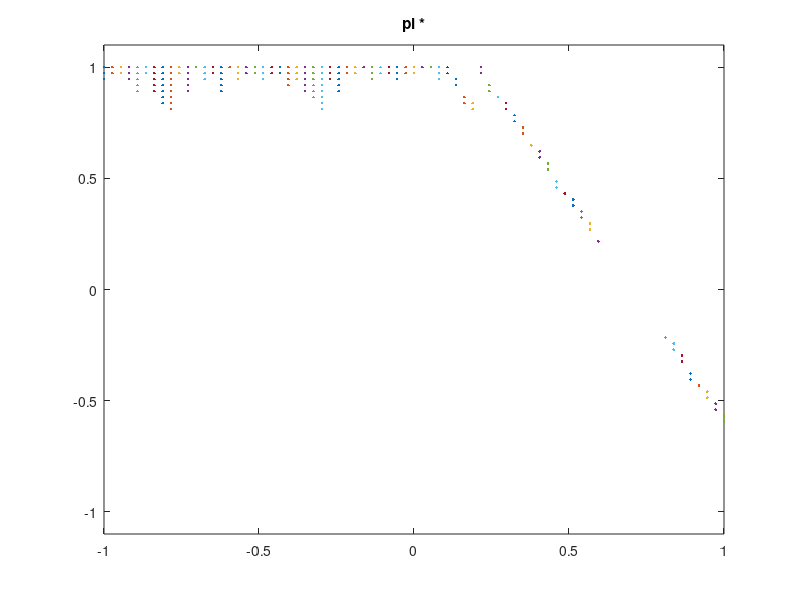
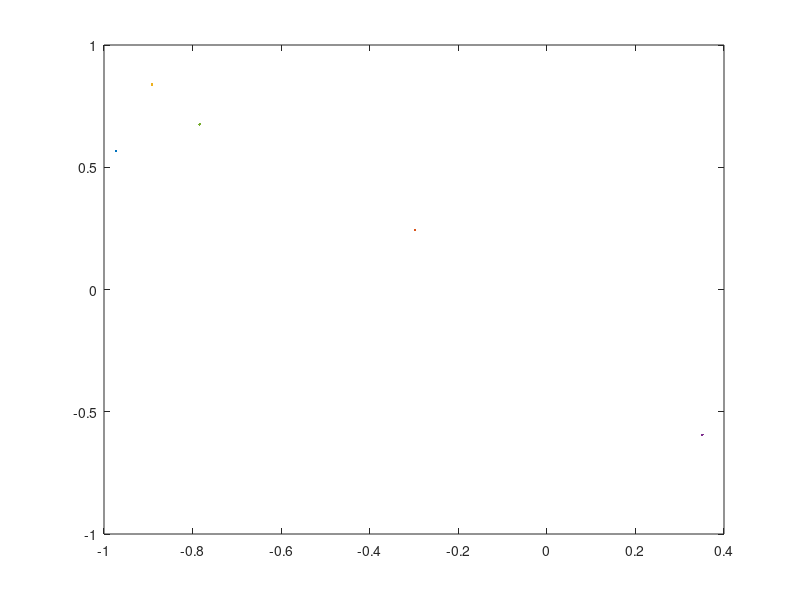

These charts were generated, in order, by the following MATLAB code: (Note: this script raises an error after producing the figures.)

close all;
clear all;

discretization=75;
gamma=0.9;

A=-1:2/(discretization-1):1;
S=-1:2/(discretization-1):1;

R_absorbing = 0;

function x=gauss(x,m,s)
  inv_sqrt_2pi = 0.3989422804014327;
  a=(x - m) / s;
  x = (inv_sqrt_2pi / s) * exp(-0.5 * a * a);
endfunction

function x = R_solo(s)
    x = -1 + gauss(s, 0.7, 0.05);
%    if(s < -0.3)
%      x = -1 + gauss(s, -0.3, 0.05);
%    else
%      x= -1;
%    endif
endfunction

function x = R(s)
  if size(s, 2) == 1
    x = R_solo(s);
  else
    x=zeros(size(s));
    for i=1:size(s, 2)
      x(i) = R_solo(s(i));
    endfor
  endif
endfunction

function x = T(s, a)
    x = s + a / 2.;
%    x1 = 0.5*s+ sin(a-0.5);
%    x2 = tanh(s * a + 0.2);
%    x3 = tanh(abs(s)-a);
%    x = (x1+x2 +x3);
%    xmin = -0.68461;
%    xmax= 1.8131;
%    x = ((2*(x - xmin))/(xmax-xmin)) -1;
endfunction

%return


% value iteration
V = zeros(1, discretization);
diffV = 1;
iter=0;
while diffV > 0.00001
  oldV=V;
  for i=1:size(V,2)
    bestVal = -inf;
    if R(S(i)) >= R_absorbing
      bestVal = -inf;
    else 
      for a=A
        sp=T(S(i), a);
        [_idc, sp_index] = min(abs(sp - S));
        possible_val = R(S(sp_index));
        if( R(S(sp_index))  < R_absorbing )
          possible_val = possible_val + gamma * V(sp_index);
        endif
        if(bestVal < possible_val)
          bestVal = possible_val;
        endif
      endfor
    endif
    V(i) = bestVal;
  endfor
  iter= iter + 1;
  diffV = sum(abs(oldV - V));
  if iter < 15
    diffV = 1;
  endif
endwhile
printf('value iteration : %d iter\n', iter);


% best policy
%p = zeros(1, discretization);
clear p
for i=1:discretization
  if(R(S(i)) >= R_absorbing)
      p{i}=[];
  else
  bestVal = -inf;
  indBestVal = A(1);
  p{i}=[A(1)];
  for a=A
    sp=T(S(i), a);
    [_idc, sp_index] = min(abs(sp - S));
    possible_val = R(S(sp_index));
    if( R(S(sp_index))  < R_absorbing )
         possible_val = possible_val + gamma * V(sp_index);
    endif
    if(bestVal < possible_val)
      bestVal = possible_val;
      indBestVal = a;
      p{i}= [indBestVal];
    elseif(bestVal == possible_val)
      p{i}= [p{i} a];
    endif
  endfor
    %p(i) = indBestVal;
  endif
endfor

clear V

% value iteration Q
Q = zeros(discretization, discretization);
diffQ = 1;
iter=0;
while diffQ > 0.0001
  oldQ=Q;
  for i=1:size(Q,1)
    for j=1:size(Q,2)
      if(R(S(i)) >= R_absorbing)
        Q(i,j) = -inf;
      else 
        sp=T(S(i), A(j));
        [_idc, sp_index] = min(abs(sp - S));
        Q(i,j) = R(S(sp_index)) ;
        if( R(S(sp_index))  < R_absorbing )
          Q(i,j) = Q(i,j)  + gamma * max(Q(sp_index, :));
        endif
      endif
    endfor
  endfor
  iter= iter + 1;
  diffQ = sum(sum(abs(oldQ - Q)));
   if iter < 25
    diffQ = 1;
  endif
endwhile
printf('value iteration : %d iter\n', iter);


figure
for i=1:discretization
  plot(ones(1, size(p{i},2))*S(i), p{i},'.'); hold on;
endfor
title('pi *')
ylim([-1.1 1.1])

%h1=figure;
%for k=1:S_REQUIERED
%  is = samples(k,1);
%  ia = samples(k,2);
%  plot(S(is),A(ia)); hold on;
%endfor
%title('SxA pi')
%axis([-1 1 -1 1])
%
%h2=figure;
%for k=1:S_REQUIERED
%  is = samples(k,1);
%  rvs = samples(k,5);
%  plot(S(is),rvs); hold on;
%endfor
%title('SxV score')
%axis([-1 1 0 1])

function samples = generateSample(samples, S_REQUIERED,S, A, R_absorbing, Q, gamma)
  for k=1:S_REQUIERED
    is=randi(size(S,2));
    while ( R(S(is)) >= R_absorbing)
      is=randi(size(S,2));  
    endwhile
    
    ia=randi(size(A,2));
    next_RVs = Q(is,ia);
    
    samples(end+1, :)=[is, ia, 0, next_RVs];
  endfor

  %normalize Rvs
  a=min(samples(:,4));
  b=max(samples(:,4));
  samples(:,3)=(samples(:,4) - a)/(b-a);

endfunction

function samples = generateSample2(samples, S_REQUIERED,S, A, R_absorbing, Q, gamma,iMrvs)
  for k=1:S_REQUIERED
    is=randi(size(S,2));
    while ( R(S(is)) >= R_absorbing)
      is=randi(size(S,2));  
    endwhile
    
    %ia=samples(iMrvs(is),2)+randi(7)-4;
    ia=samples(iMrvs(is),2)+int64(randn(1)*size(A,2)/3);
    ia=max(ia, 1);
    ia=min(ia, size(A,2));
    next_RVs = Q(is,ia);
    
    samples(end+1, :)=[is, ia, 0, next_RVs];
  endfor

  %normalize Rvs
  a=min(samples(:,4));
  b=max(samples(:,4));
  samples(:,3)=(samples(:,4) - a)/(b-a);

endfunction

%compute Frontier
function y = kernel(s, s2, w )
  #gaussian
  y = gauss(s, s2, w)*(w/0.3989422804014327);
  
  #triangular
  #y = (1 - w *abs(s-s2));
  
  #epanechnikov
  #y = (1 - w *(s-s2)*(s-s2));
  
  #quadratic
  #y = (1 - w *(s-s2)*(s-s2))*(1 - w *(s-s2)*(s-s2));
endfunction

function eff= efficacite_sigma(samples, sigma, S, Q, p, A)
  efficacity=zeros(1,size(S,2));
  phat=zeros(1,size(S,2));
  Mrvs=zeros(1,size(S,2));
  iMrvs=zeros(1,size(S,2));
   %for i=1:size(S,2)
   for i=randperm(size(S,2))
    clear local_rvs;
    for j=1:size(samples,1)
      local_rvs(end+1) = kernel(S(i), S(samples(j,1)), sigma)*samples(j,3);
    endfor
    [Mrvs(i), iMrvs(i)] = max(local_rvs);
    phat(i) = A(samples(iMrvs(i),2));
    if(size(p{i},2) == 0)
    efficacity(i) = 0;
    else
      efficacity(i) = min(abs(phat(i) - p{i}));
      current_eff = Q(i,samples(iMrvs(i),2));

      if(sum(samples (:,1) == i) >0)
        sample_efficacity(end+1)=efficacity(i);
      endif
    endif
   endfor
  eff= mean(efficacity);

endfunction

#400 gauss 0.12190
#400 trian  0.086440
#400 epanechnikov  0.097
#400 quadra 0.11710


S_REQUIERED=4;
samples=[];

sigma=rand;
sigma_init=sigma;

%samples = generateSample(samples, 70, S, A, R_absorbing, Q,gamma);
samples = generateSample(samples, 5, S, A, R_absorbing, Q,gamma);

h5=figure
%while (abs(old_sigma - sigma) > 0.000001)
%for pp=1:500
for pp=1:0

  old_sigma = sigma;

  %if( mod(pp, 10) == 0)
    %samples = generateSample2(samples, S_REQUIERED, S, A, R_absorbing, Q, gamma,iMrvs);
  %endif
    
  want_increase=[];
  want_decrease=[];
  efficacity=zeros(1,size(S,2));
  clear sample_efficacity;
  phat=zeros(1,size(S,2));
  Mrvs=zeros(1,size(S,2));
  iMrvs=zeros(1,size(S,2));
   %for i=1:size(S,2)
   for i=randperm(size(S,2))
    clear local_rvs;
    for j=1:size(samples,1)
      local_rvs(end+1) = kernel(S(i), S(samples(j,1)), sigma)*samples(j,3);
    endfor
    [Mrvs(i), iMrvs(i)] = max(local_rvs);
    phat(i) = A(samples(iMrvs(i),2));
    if(size(p{i},2) == 0)
    efficacity(i) = 0;
    else
      efficacity(i) = min(abs(phat(i) - p{i}));
      current_eff = Q(i,samples(iMrvs(i),2));
      
      %deducting over sigma
      %state is in the sample
      for j=find(samples (:,1) == i)'
        save_val = local_rvs;
        local_rvs(j)=-Inf;
        local_rvs(find(samples(:,1) == samples(j,1)))=-Inf; %same s
        local_rvs(find(samples(:,3) <= samples(j,3) +0.001))=-Inf; %lower rvs
        
        [idc, iMrvs_diff_than_me] = max(local_rvs);
        %phat_diff_than_me = A(samples(iMrvs_diff_than_me,2));
        %efficacity_diff_than_me = min(abs(phat_diff_than_me - p{i}));
        efficacity_diff_than_me = Q(i, samples(iMrvs_diff_than_me,2));
        
        %own_eff = min(abs(A(samples(j,2)) - p{i}));
        own_eff = Q(samples(j,1), samples(j,2));
        % i am better than the max without being it & the max is not on the same s & i should be the higher rvs in this state
        if(own_eff > current_eff && iMrvs(i) != j && samples(iMrvs(i) ,1) != samples(j,1) ) && samples(j,3) > 0
          wanted_sigma = ifelse(samples(iMrvs(i),3) > samples(j,3), log(samples(iMrvs(i),3)/samples(j,3)) , log(samples(j,3)/samples(iMrvs(i),3)));
          dist = (S(samples(iMrvs(i),1)) - S(samples(j,1)));
          dist = dist * dist;
          wanted_sigma = sqrt(dist/(2 * wanted_sigma));
  %        printf('decrease sigma in %f ->  (wanted) %f \n', S(samples(j,1)), wanted_sigma);
          want_decrease(end+1)=wanted_sigma;
          sigma = sigma + 0.01 * (wanted_sigma - sigma);

        %i am worst than the max(without me), but it's me +diff state + high rvs
        elseif (own_eff < efficacity_diff_than_me && iMrvs(i) == j) 
          wanted_sigma = ifelse(samples(iMrvs_diff_than_me,3) > samples(j,3), log(samples(iMrvs_diff_than_me,3)/samples(j,3)), log(samples(j,3)/samples(iMrvs_diff_than_me,3)));
          dist = (S(samples(iMrvs_diff_than_me,1)) - S(samples(j,1)));
          dist = dist * dist;
          wanted_sigma = sqrt(dist/(2 * wanted_sigma));
  %        printf('increase sigma in %f -> (wanted) %f \n', S(samples(j,1)), wanted_sigma);
          sigma = sigma + 0.01 * (wanted_sigma - sigma);
          want_increase(end+1)=wanted_sigma;
        else
          %printf('sigma ok\n');
        endif
        
         local_rvs = save_val;
      endfor
      
      if(sum(samples (:,1) == i) >0)
        sample_efficacity(end+1)=efficacity(i);
      endif
      
  %    if(size(want_increase, 2) > 0 && size(want_decrease, 2) > 0 )
  %      sigma = ((max(want_increase) - min(want_decrease))/2) ;
  %    elseif (size(want_increase, 2) > 0)
  %      sigma = max(want_increase) + 0.01;
  %    elseif (size(want_decrease, 2) > 0)
  %      sigma = min(want_decrease) - 0.01;
  %    endif
    endif
   endfor
  %plot(S,Mrvs, 'r')


  %compute bestPolicy?
  %figure(h1);
  %plot(S, phat, 'r')

  printf('eff : %f, sigma : %f, local eff : %f \n',mean(efficacity), sigma, mean(sample_efficacity));
  fflush(stdout);
  figure(h5);
  plot(sigma, mean(efficacity), '.'); hold on;



  if pp == 1
    h1=figure;
    for k=1:size(samples,1)
      is = samples(k,1);
      ia = samples(k,2);
      plot(S(is),A(ia)); hold on;
    endfor
    % for i=1:size(S,2)
    %  plot(S(i),A(samples(iMrvs(i),2)), 'ro');
    %endfor
    plot(S,A(samples(iMrvs,2)), 'r');

    title('SxA pi')
    axis([-1 1 -1 1])
  endif

endfor


h8=figure;
for k=1:size(samples,1)
  is = samples(k,1);
  ia = samples(k,2);
  plot(S(is),A(ia)); hold on;
endfor
% for i=1:size(S,2)
%  plot(S(i),A(samples(iMrvs(i),2)), 'ro');
%endfor

%plot(S,A(samples(iMrvs,2)), 'ro--');

%title('SxA pi')
%axis([-1 1 -1 1])




%
%
%
%
%
%


sigma=sigma_init

for pp=1:0

  %if( mod(pp, 10) == 0)
    %samples = generateSample2(samples, S_REQUIERED, S, A, R_absorbing, Q, gamma,iMrvs);
  %endif
    
  clear want_increase;
  clear want_decrease;
  efficacity=zeros(1,size(S,2));
  clear sample_efficacity;
  phat=zeros(1,size(S,2));
  Mrvs=zeros(1,size(S,2));
  iMrvs=zeros(1,size(S,2));
   %for i=1:size(S,2)
   for i=randperm(size(S,2))
    clear local_rvs;
    for j=1:size(samples,1)
      local_rvs(end+1) = kernel(S(i), S(samples(j,1)), sigma)*samples(j,3);
    endfor
    [Mrvs(i), iMrvs(i)] = max(local_rvs);
    phat(i) = A(samples(iMrvs(i),2));
    if(size(p{i},2) == 0)
    efficacity(i) = 0;
    else
      efficacity(i) = min(abs(phat(i) - p{i}));
      current_eff = Q(i,samples(iMrvs(i),2));
      
      %deducting over sigma
      %state is in the sample
      for j=find(samples (:,1) == i)'
        save_val = local_rvs;
        local_rvs(j)=-Inf;
        local_rvs(find(samples(:,1) == samples(j,1)))=-Inf; %same s
        local_rvs(find(samples(:,3) <= samples(j,3) +0.001))=-Inf; %lower rvs
        
        [idc, iMrvs_diff_than_me] = max(local_rvs);
        %phat_diff_than_me = A(samples(iMrvs_diff_than_me,2));
        %efficacity_diff_than_me = min(abs(phat_diff_than_me - p{i}));
        efficacity_diff_than_me = Q(i, samples(iMrvs_diff_than_me,2));
        
        %own_eff = min(abs(A(samples(j,2)) - p{i}));
        own_eff = Q(samples(j,1), samples(j,2));
        % i am better than the max without being it & the max is not on the same s & i should be the higher rvs in this state
        if(own_eff > current_eff && iMrvs(i) != j && samples(iMrvs(i) ,1) != samples(j,1) ) && samples(j,3) > 0
          wanted_sigma = ifelse(samples(iMrvs(i),3) > samples(j,3), log(samples(iMrvs(i),3)/samples(j,3)) , log(samples(j,3)/samples(iMrvs(i),3)));
          dist = (S(samples(iMrvs(i),1)) - S(samples(j,1)));
          dist = dist * dist;
          wanted_sigma = sqrt(dist/(2 * wanted_sigma));
%          printf('decrease sigma in %f ->  (wanted) %f \n', S(samples(j,1)), wanted_sigma);
          want_decrease(end+1,:)=[wanted_sigma S(i)];

        %i am worst than the max(without me), but it's me +diff state + high rvs
        elseif (own_eff < efficacity_diff_than_me && iMrvs(i) == j) 
          wanted_sigma = ifelse(samples(iMrvs_diff_than_me,3) > samples(j,3), log(samples(iMrvs_diff_than_me,3)/samples(j,3)), log(samples(j,3)/samples(iMrvs_diff_than_me,3)));
          dist = (S(samples(iMrvs_diff_than_me,1)) - S(samples(j,1)));
          dist = dist * dist;
          wanted_sigma = sqrt(dist/(2 * wanted_sigma));
%          printf('increase sigma in %f -> (wanted) %f \n', S(samples(j,1)), wanted_sigma);
          want_increase(end+1,:)=[wanted_sigma S(i)];
        else
          %printf('sigma ok\n');
        endif
        
         local_rvs = save_val;
      endfor
      
      if(sum(samples (:,1) == i) >0)
        sample_efficacity(end+1)=efficacity(i);
      endif
      
%      if(size(want_increase, 2) > 0 && size(want_decrease, 2) > 0 )
%        sigma = ((max(want_increase) - min(want_decrease))/2) ;
%      elseif (size(want_increase, 2) > 0)
%        sigma = max(want_increase);
%      elseif (size(want_decrease, 2) > 0)
%        sigma = min(want_decrease);
%      endif
    endif
   endfor
  %plot(S,Mrvs, 'r')


  %compute bestPolicy?
  %figure(h1);
  %plot(S, phat, 'r')

  printf('eff : %f, sigma : %f, local eff : %f \n',mean(efficacity), sigma, mean(sample_efficacity));
  fflush(stdout);
  figure(h5);
  plot(sigma, mean(efficacity), 'r.'); hold on;

endfor

figure
for sigma=0.01:0.01:1
  plot(sigma, efficacite_sigma(samples, sigma, S, Q, p, A), '.');hold on;
endfor

if false

figure
for i=want_decrease'
  plot([i(2) i(2)],[i(1) 0], 'r'); hold on;
endfor

for i=want_increase'
  plot([i(2) i(2)],[i(1) 1]);
endfor

endif

[a,b]=max(Q(samples(:,1), samples(:,2))'); % perfect result of sigma


A=(S(samples(:,1))'-S(samples(:,1))).^2;

B=-2*log(Q(samples(:,1),samples(:,2))./Q(samples(:,1),samples(:,2))');

Sig = real(sqrt(A./B)) ;%all possible sigma?

for i=1:size(b,2)
  h(end+1)=Sig(i, b(i));
  f(end+1)=Sig(b(i), i);
endfor
f=f(find(f>0));
h=h(find(h>0));
mean(f)
mean(h)


